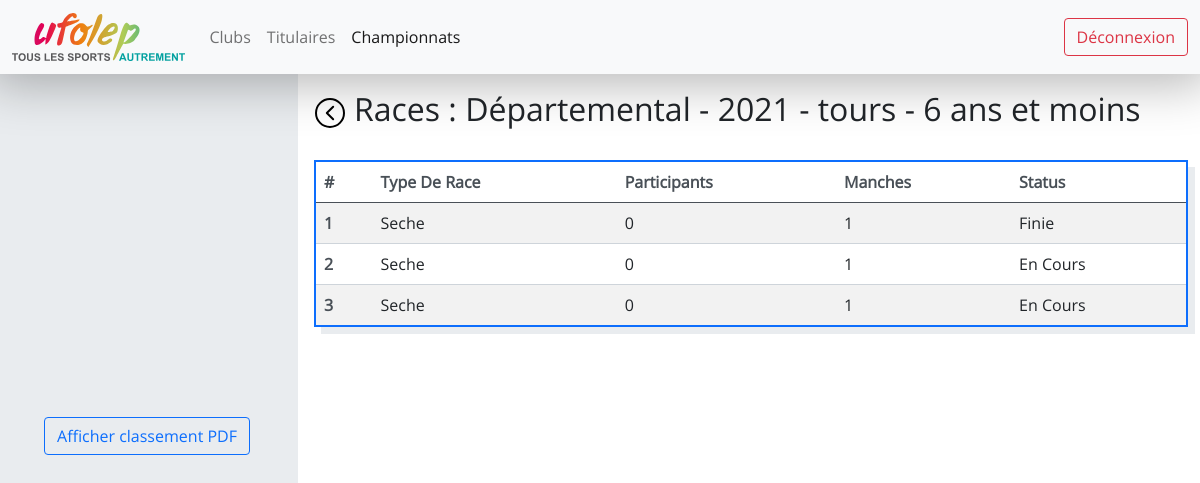
Page /championnat-9/etape-16/categorie-1/races (signed in) on the earlier database version.
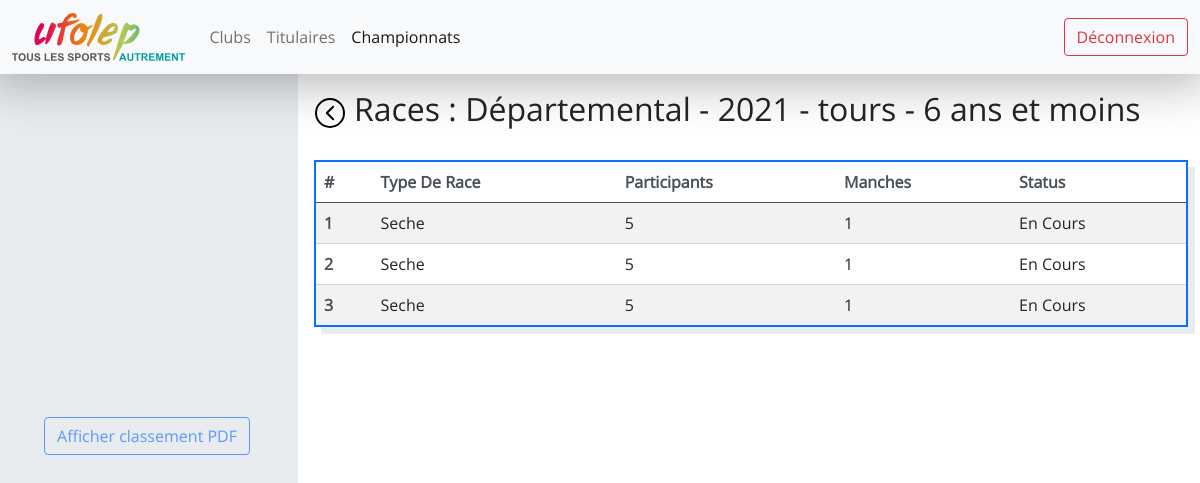
Same page on the later database version.
### website/models.py (models this page shows)
class Categorie(db.Model) :
    __tablename__ = "categorie"
    id = id = db.Column(db.Integer, primary_key=True)
    etape_id = db.Column(db.Integer, db.ForeignKey('etape.id'), nullable=False)
    categorie_type_id = db.Column(db.Integer, db.ForeignKey('categorie_type.id'), nullable=False)
    pool_finie = db.Column(db.Boolean, default=False)
    quart_finie = db.Column(db.Boolean, default=False)
    demi_finie = db.Column(db.Boolean, default=False)
    finale_finie = db.Column(db.Boolean, default=False)
    quart_genere = db.Column(db.Boolean, default=False)
    demi_genere = db.Column(db.Boolean, default=False)
    finale_genere = db.Column(db.Boolean, default=False)
    finie = db.Column(db.Boolean, default=False)
    races = db.relationship('Race', backref='categorie', lazy=True, cascade="all, delete")
    participations = db.relationship('Participant_categorie', backref='categorie', lazy=True, cascade="all, delete")

class Championnat_type(db.Model) :
    __tablename__ = "championnat_type"
    id = db.Column(db.Integer, primary_key=True)
    type = db.Column(db.String(50), nullable=False)
    nb_etapes_max = db.Column(db.Integer, nullable=False)
    championnats =  db.relationship('Championnat', backref='championnat_type', lazy=True)

class Championnat(db.Model) :
    __tablename__ = "championnat"
    id = db.Column(db.Integer, primary_key=True)
    championnat_type_id = db.Column(db.Integer, db.ForeignKey('championnat_type.id'), nullable=False)
    annee = db.Column(db.Integer, nullable=False)
    etapes = db.relationship('Etape', backref='championnat', lazy=True, cascade="all, delete")

class Club(db.Model) :
    __tablename__ = "club"
    id = db.Column(db.Integer, primary_key=True)
    ville = db.Column(db.String(100), unique=True, nullable=False)
    initiales = db.Column(db.String(5), unique=True, nullable=False)
    titulaires = db.relationship('Titulaire', backref='club', lazy=True)
    etapes = db.relationship('Etape', cascade="all, delete-orphan",backref='club', lazy=True)

class Categorie_type(db.Model) :
    __tablename__ = "categorie_type"
    id = db.Column(db.Integer, primary_key=True)
    min_age = db.Column(db.Integer, nullable=False)
    max_age = db.Column(db.Integer, nullable=False)
    name = db.Column(db.String(100), nullable=False)
    races =  db.relationship('Race', backref='categorie_type', lazy=True)
    categories = db.relationship('Categorie', backref='categorie_type', lazy=True)

class Race(db.Model) :
    __tablename__ = "race"
    id = db.Column(db.Integer, primary_key=True)
    name = db.Column(db.String(1), nullable=False)
    etape_id = db.Column(db.Integer, db.ForeignKey('etape.id'), nullable=False)
    categorie_type_id = db.Column(db.Integer, db.ForeignKey('categorie_type.id'), nullable=False)
    race_type_id = db.Column(db.Integer, db.ForeignKey('race_type.id'), nullable=False)
    categorie_id = db.Column(db.Integer, db.ForeignKey('categorie.id'), nullable=False)
    finie = db.Column(db.Boolean, default=False)
    participations = db.relationship('Participant_race', backref='race', order_by=Participant_race.resultat, lazy=True, cascade="all, delete")
    manches = db.relationship('Manche', backref='race', lazy=True, cascade="all, delete")

class Race_type(db.Model) :
    __tablename__ = "race_type"
    id = db.Column(db.Integer, primary_key=True)
    type = db.Column(db.String(50), nullable=False)
    races = db.relationship('Race', backref='race_type',lazy=True)

### website/views.py (the view)
@views.route("/championnat-<championnat_id>/etape-<etape_id>/categorie-<categorie_type_id>/races")
@login_required
def races(etape_id, championnat_id, categorie_type_id) :
    races = Race.query.filter_by(etape_id=etape_id, categorie_type_id=categorie_type_id).order_by(Race.name).all()
    etape = Etape.query.filter_by(id=etape_id).first()
    categorie_type = Categorie_type.query.filter_by(id=categorie_type_id).first()
    categorie = Categorie.query.filter_by(categorie_type_id = categorie_type.id,etape_id=etape_id).first()
    club = etape.club
    return render_template("races.html", championnat_id=championnat_id, races=races, categorie=categorie,categorie_type=categorie_type, etape=etape, club=club)

### app.py (called while the page is built)
@app.teardown_appcontext
def shutdown_session(exception=None):
    db.session.remove()

### website/__init__.py (called while the page is built)
def create_app() :
    app = Flask(__name__)
    app.config["SECRET_KEY"] = "ti=his is a test"
    app.config['SQLALCHEMY_DATABASE_URI'] = 'sqlite:///database.db'
    app.config['SQLALCHEMY_TRACK_MODIFICATIONS'] = True
    db.init_app(app)
    login_manager = LoginManager()
    login_manager.login_view = "auth.login"
    login_manager.init_app(app)
    from .models import User
    @login_manager.user_loader
    def load_user(user_id) :
        return User.query.get(int(user_id))
    from .views import views
    from .auth import auth
    app.register_blueprint(views, url_prefix="/")
    app.register_blueprint(auth, url_prefix="/")
    db.create_all(app=app)
    return app

### website/templates/races.html (shortened to what this page needs)
{% extends "logged.html" %}
{% block logged_css %}
<link
    href="{{ url_for('static', filename='clubs.css') }}"
    rel="stylesheet"
>
{% endblock %}
{% block left_col %}
<div class="side-bar center-flex h-100 form-group">
    <div class="form-group">
        <form method="post" action="{{url_for('views.generer_pdf_classement_races',championnat_id=championnat_id, etape_id=etape.id, categorie_type_id=categorie_type.id)}}">
            <div class="form-row">
                <div class="form-group">
                    <input style="margin-bottom: 12px;" class="btn btn-outline-primary form-control" type="submit" name="button_classement_PDF" aria-describedby="downloadHelp" value="Afficher classement PDF" {% if not categorie.finie %}disabled{% endif %}>
                </div>
            </div>
        </form>
    </div>
</div>
{% endblock %}
{% block right_col %}
<div class="title mb-4">
    <div class="center-flex me-2">
        <a href="{{ url_for('views.etape', championnat_id=championnat_id, etape_id=etape.id) }}"><img class="back" src="{{ url_for('static', filename='back.svg') }}" alt="Retour"></a>
    </div>
    <h2>Races : {{ etape.championnat.championnat_type.type }} - {{ etape.championnat.annee }} - {{ club.ville }} - {{ categorie_type.name }}</h2>
</div>
<table class="table table-striped table-hover">
    <thead>
        <tr>
            <th scope="col">#</th>
            <th scope="col">Type De Race</th>
            <th scope="col">Participants</th>
            <th scope="col">Manches</th>
            <th scope="col">Status</th>
        </tr>
    </thead>
    <tbody>
        {% for race in races %}
        <tr {% if race.participations|length > 0 %}onclick="window.location='{{ url_for('views.manches', championnat_id=championnat_id, etape_id=etape.id, categorie_type_id=categorie_type.id, race_id=race.id)}}';" {% endif %} disabled>
            <th scope="row">{{ race.name }}</th>
            <td>{{ race.race_type.type }}</td>
            <td>{{ race.participations|length }}</td>
            <td>{{ race.manches|length }}</td>
            <td>{% if race.finie %}Finie{% else %}En Cours{% endif %}</td>
        </tr>
        {% endfor %}
    </tbody>
</table>
{% endblock %}

### website/templates/logged.html (shortened to what this page needs)
{% extends "base.html" %}
{% block custom_css %}
<link
    href="{{ url_for('static', filename='navbar.css')}}"
    rel="stylesheet"
>
<link
    href="{{ url_for('static', filename='logged.css')}}"
    rel="stylesheet"
>
{% block logged_css %}{% endblock %}
{% endblock %}
{% block page_content %}
    {% include 'navbar.html' %}
    <div class="row px-2">
        <div class="col-xxl-2 col-xl-3 col-lg-4 col-md-4 col-sm-4 col-4 left-main-col pt-3">
            {% block left_col %}{% endblock %}
        </div>
        <div class="col-xxl-10 col-xl-9 col-lg-8 col-md-8 col-sm-8 col-8 right-main-col pt-3">
            {% block right_col %}{% endblock %}
        </div>
    </div>
{% endblock %}

### website/templates/base.html (shortened to what this page needs)
<!DOCTYPE html>
<html lang="fr" dir="ltr">
    <head>
        <link
            href="{{ url_for('static', filename='main.css') }}"
            rel="stylesheet"
        >
            <link
            href="{{ url_for('static', filename='bootstrap.min.css')}}"
            rel="stylesheet"
            >
        <link
            href="{{ url_for('static', filename='aos.css')}}"
            rel="stylesheet"
        >
        {% block custom_css %}{% endblock %}
    </head>
    <body>
        {% block page_content %}
        {% endblock %}
    </body>
</html>

### website/templates/navbar.html
<nav class="navbar navbar-expand-lg navbar-light bg-light">
    <div class="container-fluid">
        <a class="navbar-brand" href="{{ url_for('views.home') }}">
            <img class="logo" src="{{ url_for('static', filename='Logo.svg') }}" alt="UFOLEP">
        </a>
        <div class="collapse navbar-collapse">
            <ul class="navbar-nav me-auto mb-2 mb-lg-0">
                <li class="nav-item">
                    <a id="clubs" class="nav-link" href="{{ url_for('views.clubs') }}">Clubs</a>
                </li>
                <li class="nav-item">
                    <a id="titulaires" class="nav-link" href="{{ url_for('views.titulaires') }}">Titulaires</a>
                </li>
                <li class="nav-item">
                    <a id="championnats" class="nav-link" href="{{ url_for('views.championnats') }}">Championnats</a>
                </li>
            </ul>
            <ul class="navbar-nav ms-auto">
                <li class="nav-item">
                    <a class="btn btn-outline-danger" href="{{ url_for('auth.logout') }}">Déconnexion</a>
                </li>
            </ul>
        </div>
    </div>
</nav>

### website/static/main.css (style rules this page uses)
* { padding: 0; margin: 0; }
html, body { font-family: open-sans; overflow: hidden; }
.center-flex { display: flex; align-items: center; justify-content: center; }
img.back { height: 2rem; }
.table { box-shadow: 7px 7px 0 0 var(--bs-gray-200); border: 2px solid var(--bs-blue) !important; }
.table th { color: var(--bs-gray-700); border-color: var(--bs-gray-400); }
.table td { border-color: var(--bs-gray-400); }

### website/static/navbar.css (style rules this page uses)
.navbar { -webkit-box-shadow: 0px 0px 50px 10px rgba(0,0,0,0.29); box-shadow: 0px 0px 50px 10px rgba(0,0,0,0.29); }
.logo { height: 3rem; overflow: hidden; }

### website/static/logged.css (style rules this page uses)
.left-main-col { overflow-x: hidden; overflow-y: scroll visible; background-color: var(--bs-gray-200); height: 92vh; padding: 1rem; }
.right-main-col { height: 90vh; padding: 1rem; overflow-x: hidden; overflow-y: scroll visible; }

### website/static/clubs.css (style rules this page uses)
tr { cursor: pointer; }
.title { display: flex; }

Differences in the rows shown:
removed Race: name "1", race_type.type "Seche", participations|length "0", manches|length "1", finie "Finie"
removed Race: name "2", race_type.type "Seche", participations|length "0", manches|length "1", finie "En Cours"
removed Race: name "3", race_type.type "Seche", participations|length "0", manches|length "1", finie "En Cours"
added Race: name "1", race_type.type "Seche", participations|length "5", manches|length "1", finie "En Cours"
added Race: name "2", race_type.type "Seche", participations|length "5", manches|length "1", finie "En Cours"
added Race: name "3", race_type.type "Seche", participations|length "5", manches|length "1", finie "En Cours"
